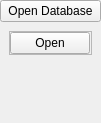
<?xml version="1.0" encoding="UTF-8"?>
<ui version="4.0">
 <class>GOpenDatabase</class>
 <widget class="QWidget" name="GOpenDatabase">
  <property name="geometry">
   <rect>
    <x>0</x>
    <y>0</y>
    <width>101</width>
    <height>123</height>
   </rect>
  </property>
  <property name="windowTitle">
   <string>GOpenDatabase</string>
  </property>
  <layout class="QGridLayout" name="gridLayout">
   <property name="leftMargin">
    <number>0</number>
   </property>
   <property name="topMargin">
    <number>0</number>
   </property>
   <property name="rightMargin">
    <number>0</number>
   </property>
   <property name="bottomMargin">
    <number>0</number>
   </property>
   <property name="spacing">
    <number>0</number>
   </property>
   <item row="2" column="0">
    <widget class="QWidget" name="m_body" native="true">
     <property name="minimumSize">
      <size>
       <width>0</width>
       <height>100</height>
      </size>
     </property>
     <layout class="QGridLayout" name="gridLayout_2">
      <item row="3" column="0">
       <spacer name="verticalSpacer">
        <property name="orientation">
         <enum>Qt::Vertical</enum>
        </property>
        <property name="sizeHint" stdset="0">
         <size>
          <width>78</width>
          <height>0</height>
         </size>
        </property>
       </spacer>
      </item>
      <item row="2" column="0">
       <widget class="QFrame" name="frame">
        <property name="minimumSize">
         <size>
          <width>0</width>
          <height>0</height>
         </size>
        </property>
        <property name="frameShape">
         <enum>QFrame::StyledPanel</enum>
        </property>
        <property name="frameShadow">
         <enum>QFrame::Raised</enum>
        </property>
        <layout class="QGridLayout" name="gridLayout_3">
         <property name="leftMargin">
          <number>0</number>
         </property>
         <property name="topMargin">
          <number>0</number>
         </property>
         <property name="rightMargin">
          <number>0</number>
         </property>
         <property name="bottomMargin">
          <number>0</number>
         </property>
         <item row="0" column="0">
          <widget class="QPushButton" name="m_open">
           <property name="cursor">
            <cursorShape>PointingHandCursor</cursorShape>
           </property>
           <property name="text">
            <string>Open</string>
           </property>
          </widget>
         </item>
         <item row="0" column="1">
          <spacer name="horizontalSpacer">
           <property name="orientation">
            <enum>Qt::Horizontal</enum>
           </property>
           <property name="sizeHint" stdset="0">
            <size>
             <width>0</width>
             <height>20</height>
            </size>
           </property>
          </spacer>
         </item>
        </layout>
        <zorder>m_open</zorder>
        <zorder>horizontalSpacer</zorder>
       </widget>
      </item>
     </layout>
    </widget>
   </item>
   <item row="1" column="0">
    <widget class="QPushButton" name="m_title">
     <property name="cursor">
      <cursorShape>PointingHandCursor</cursorShape>
     </property>
     <property name="text">
      <string>Open Database</string>
     </property>
    </widget>
   </item>
  </layout>
 </widget>
 <resources/>
 <connections/>
</ui>
